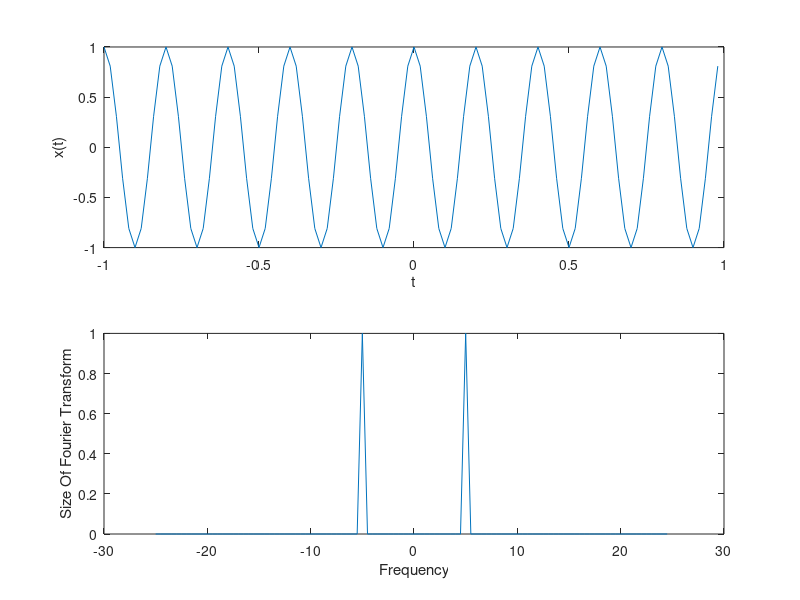

The MATLAB source for this figure: (Note: this script raises an error after producing the figure.)
clc;
clear;
close all;

%0-1
tstart=0;
tend=1;
fs=20;
ts=1/fs;

t=tstart:ts:tend-ts;
N=length(t);
x1=exp(1j*2*pi*5*t) + exp(1j*2*pi*8*t);
x2=exp(1j*2*pi*5*t) + exp(1j*2*pi*5.1*t);

subplot(4, 1, 1)
freq1=0:fs/N:(N-1)*fs/N;
x1f=fft(x1);
z1f=abs(x1f)/max(abs(x1f));
plot(freq1, z1f)
xlabel 'Frequency'
ylabel 'Size Of Fourier Transform'

subplot(4, 1, 2)
freq2=-fs/2:fs/N:fs/2-fs/N;
x2f=fftshift(x1f);
z2f=abs(x2f)/max(abs(x2f));
plot(freq2, z2f)
xlabel 'Frequency'
ylabel 'Size Of Fourier Transform'

subplot(4, 1, 3)
x3f=fft(x2);
z3f=abs(x3f)/max(abs(x3f));
plot(freq1, z3f)
xlabel 'Frequency'
ylabel 'Size Of Fourier Transform'

subplot(4, 1, 4)
x4f=fftshift(x3f);
z4f=abs(x4f)/max(abs(x4f));
plot(freq2, z4f)
xlabel 'Frequency'
ylabel 'Size Of Fourier Transform'
%%
clc;
clear;
close all;

%1-1
tstart=-1;
tend=1;
fs=50;
ts=1/fs;

t=tstart:ts:tend-ts;
N=length(t);
x1=cos(2*pi*5*t);

subplot(2, 1, 1)
plot(t, x1)
xlabel 't'
ylabel 'x(t)'

subplot(2, 1, 2)
freq=-fs/2:fs/N:fs/2-fs/N;
x1f=fftshift(fft(x1));
z1f=abs(x1f)/max(abs(x1f));
plot(freq, z1f)
xlabel 'Frequency'
ylabel 'Size Of Fourier Transform'
%%
clc;
clear;
close all;

%1-2
tstart=-1;
tend=1;
fs=50;
ts=1/fs;

t=tstart:ts:tend-ts;
N=length(t);
x2=rectangularPulse(-1/2, 1/2, t);
subplot(2, 1, 1)
plot(t, x2)
xlabel 't'
ylabel 'x(t)'

subplot(2, 1, 2)
freq=-fs/2:fs/N:fs/2-fs/N;
x2f=fftshift(fft(x2));
z2f=abs(x2f)/max(abs(x2f));
plot(freq, z2f)
xlabel 'Frequency'
ylabel 'Size Of Fourier Transform'
%%
clc;
clear;
close all;

%1-3
tstart=-1;
tend=1;
fs=50;
ts=1/fs;

t=tstart:ts:tend-ts;
N=length(t);
x3=cos(2*pi*5*t).*rectangularPulse(-1/2, 1/2, t);
subplot(2, 1, 1)
plot(t, x3)
xlabel 't'
ylabel 'x(t)'

subplot(2, 1, 2)
freq=-fs/2:fs/N:fs/2-fs/N;
x3f=fftshift(fft(x3));
z3f=abs(x3f)/max(abs(x3f));
plot(freq, z3f)
xlabel 'Frequency'
ylabel 'Size Of Fourier Transform'
%%
clc;
clear;
close all;

%1-4
tstart=0;
tend=1;
fs=100;
ts=1/fs;

t=tstart:ts:tend-ts;
N=length(t);
freq=-fs/2:fs/N:fs/2-fs/N;
x4=cos(2*pi*15*t+pi/4);
x4f=fftshift(fft(x4));
z4f=abs(x4f)/max(abs(x4f));
subplot(2, 1, 1)
plot(freq, z4f)
xlabel 'Frequency'
ylabel 'Size Of Fourier Transform'

subplot(2, 1, 2)
tol=6;
x4f(abs(x4f)<tol)=0;
theta=angle(x4f);
plot(freq, theta/pi)
xlabel 'Frequency(Hz)'
ylabel 'Phase/\pi'

%%
clc;
clear;
close all;

%1-5
tstart=-19;
tend=19;
fs=50;
ts=1/fs;
n=9;
t=tstart:ts:tend-ts;
N=length(t);

tmpx5=0;

for k=-n:n
    tmpx5=tmpx5+rectpuls(t-2*k);
end

x5=tmpx5;
subplot(2, 1, 1)
plot(t, x5)
xlabel 't'
ylabel 'x(t)'

subplot(2, 1, 2)
freq=-fs/2:fs/N:fs/2-fs/N;
x5f=fftshift(fft(x5));
z5f=abs(x5f)/max(abs(x5f));
plot(freq, z5f)
xlabel 'Frequency'
ylabel 'Size Of Fourier Transform'